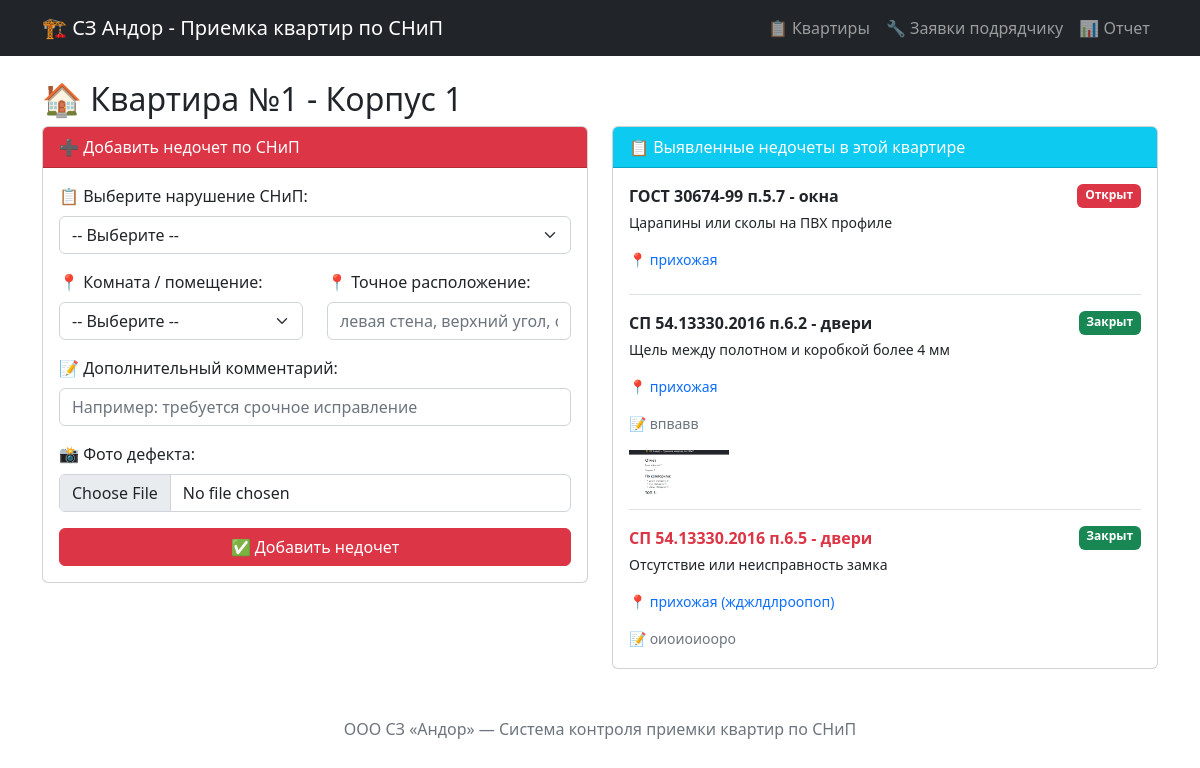
Page /flat/1 on the committed database.
### tables this page shows
CREATE TABLE flats (
            id INTEGER PRIMARY KEY AUTOINCREMENT,
            number TEXT NOT NULL,
            building TEXT NOT NULL,
            entrance INTEGER,
            floor INTEGER,
            status TEXT DEFAULT 'in_progress'
        );

CREATE TABLE defects (
            id INTEGER PRIMARY KEY AUTOINCREMENT,
            flat_id INTEGER NOT NULL,
            snip_defect_id INTEGER NOT NULL,
            room TEXT,
            location_detail TEXT,
            comment TEXT,
            photo_path TEXT,
            status TEXT DEFAULT 'open',
            created_at TIMESTAMP,
            fixed_at TIMESTAMP,
            FOREIGN KEY (flat_id) REFERENCES flats(id),
            FOREIGN KEY (snip_defect_id) REFERENCES snip_defects(id)
        );

CREATE TABLE snip_defects (
            id INTEGER PRIMARY KEY AUTOINCREMENT,
            code TEXT NOT NULL,
            category TEXT NOT NULL,
            description TEXT NOT NULL,
            severity TEXT NOT NULL
        );

### app.py (the view)
@app.route('/flat/<int:flat_id>')
def flat(flat_id):
    conn = get_db()
    flat = conn.execute('SELECT * FROM flats WHERE id = ?', (flat_id,)).fetchone()
    defects = conn.execute('''
        SELECT d.*, s.code, s.category, s.description, s.severity
        FROM defects d
        JOIN snip_defects s ON d.snip_defect_id = s.id
        WHERE d.flat_id = ?
        ORDER BY d.created_at DESC
    ''', (flat_id,)).fetchall()
    snip_defects = conn.execute('SELECT * FROM snip_defects ORDER BY category, code').fetchall()
    conn.close()
    return render_template('flat.html', flat=flat, defects=defects, snip_defects=snip_defects)

### app.py (called while the page is built)
def get_db():
    conn = sqlite3.connect(DB_PATH)
    conn.row_factory = sqlite3.Row
    return conn

### templates/flat.html (shortened to what this page needs)
{% extends "base.html" %}
{% block content %}
<h2>🏠 Квартира №{{ flat.number }} - {{ flat.building }}</h2>
<div class="row">
    <div class="col-md-6">
        <div class="card mb-4">
            <div class="card-header bg-danger text-white">
                ➕ Добавить недочет по СНиП
            </div>
            <div class="card-body">
                <form method="POST" action="/add_defect" enctype="multipart/form-data">
                    <div class="mb-3">
                        <label class="form-label">📋 Выберите нарушение СНиП:</label>
                        <select name="snip_defect_id" class="form-select" required>
                            <option value="">-- Выберите --</option>
                        </select>
                    </div>
                    <div class="row mb-3">
                        <div class="col-md-6">
                            <label class="form-label">📍 Комната / помещение:</label>
                            <select name="room" class="form-select" required>
                                <option value="">-- Выберите --</option>
                            </select>
                        </div>
                        <div class="col-md-6">
                            <label class="form-label">📍 Точное расположение:</label>
                            <input type="text" name="location_detail" class="form-control" placeholder="левая стена, верхний угол, около розетки...">
                        </div>
                    </div>
                    <div class="mb-3">
                        <label class="form-label">📝 Дополнительный комментарий:</label>
                        <input type="text" name="comment" class="form-control" placeholder="Например: требуется срочное исправление">
                    </div>
                    <div class="mb-3">
                        <label class="form-label">📸 Фото дефекта:</label>
                        <input type="file" name="photo" class="form-control" accept="image/*" capture="environment">
                    </div>
                    <button type="submit" class="btn btn-danger w-100">✅ Добавить недочет</button>
                </form>
            </div>
        </div>
    </div>
    <div class="col-md-6">
        <div class="card">
            <div class="card-header bg-info text-white">
                📋 Выявленные недочеты в этой квартире
            </div>
            <div class="card-body" style="max-height: 500px; overflow-y: auto;">
                {% if defects %}
                    {% for d in defects %}
                    <div class="border-bottom mb-3 pb-2">
                        <div class="d-flex justify-content-between">
                            <strong class="{% if d.severity == 'critical' %}critical{% endif %}">
                                {{ d.code }} - {{ d.category }}
                            </strong>
                            <span class="badge {% if d.status == 'open' %}bg-danger{% elif d.status == 'fixed' %}bg-warning{% else %}bg-success{% endif %}">
                                {{ {'open':'Открыт','fixed':'Исправлен','closed':'Закрыт'}[d.status] }}
                            </span>
                        </div>
                        <p class="small mt-1">{{ d.description }}</p>
                        {% if d.room %}
                            <p class="small text-primary">📍 {{ d.room }}{% if d.location_detail %} ({{ d.location_detail }}){% endif %}</p>
                        {% endif %}
                        {% if d.comment %}<p class="small text-muted">📝 {{ d.comment }}</p>{% endif %}
                        {% if d.photo_path %}
                            <a href="/{{ d.photo_path }}" target="_blank">
                                <img src="/{{ d.photo_path }}" class="photo-thumb">
                            </a>
                        {% endif %}
                    </div>
                    {% endfor %}
                {% else %}
                    <p class="text-success">✅ Недочетов нет. Квартира готова к передаче!</p>
                {% endif %}
            </div>
        </div>
    </div>
</div>
{% endblock %}

### templates/base.html (shortened to what this page needs)
<!DOCTYPE html>
<html lang="ru">
<head>
    <link href="https://cdn.jsdelivr.net/npm/bootstrap@5.2.3/dist/css/bootstrap.min.css" rel="stylesheet">
</head>
<body>
    <nav class="navbar navbar-expand-lg navbar-dark bg-dark">
        <div class="container">
            <a class="navbar-brand" href="/">🏗️ СЗ Андор - Приемка квартир по СНиП</a>
            <div class="navbar-nav ms-auto">
                <a class="nav-link" href="/">📋 Квартиры</a>
                <a class="nav-link" href="/defects">🔧 Заявки подрядчику</a>
                <a class="nav-link" href="/report">📊 Отчет</a>
            </div>
        </div>
    </nav>
    <div class="container mt-4">
        {% block content %}{% endblock %}
    </div>
    <footer class="text-center text-muted mt-5 mb-3">
        ООО СЗ «Андор» — Система контроля приемки квартир по СНиП
    </footer>
</body>
</html>

### templates/base.html (style rules this page uses)
.critical { color: #dc3545; font-weight: bold; }
.photo-thumb { max-width: 100px; max-height: 100px; cursor: pointer; }

### rows in the picture
flats: number "1", building "Корпус 1"
defects: code "ГОСТ 30674-99 п.5.7", category "окна", status "Открыт", description "Царапины или сколы на ПВХ профиле", room "прихожая"
defects: code "СП 54.13330.2016 п.6.2", category "двери", status "Закрыт", description "Щель между полотном и коробкой более 4 мм", room "прихожая", comment "впвавв", photo_path (picture)
defects: code "СП 54.13330.2016 п.6.5", category "двери", status "Закрыт", description "Отсутствие или неисправность замка", room "прихожая", location_detail "жджлдлроопоп", comment "оиоиоиооро"
